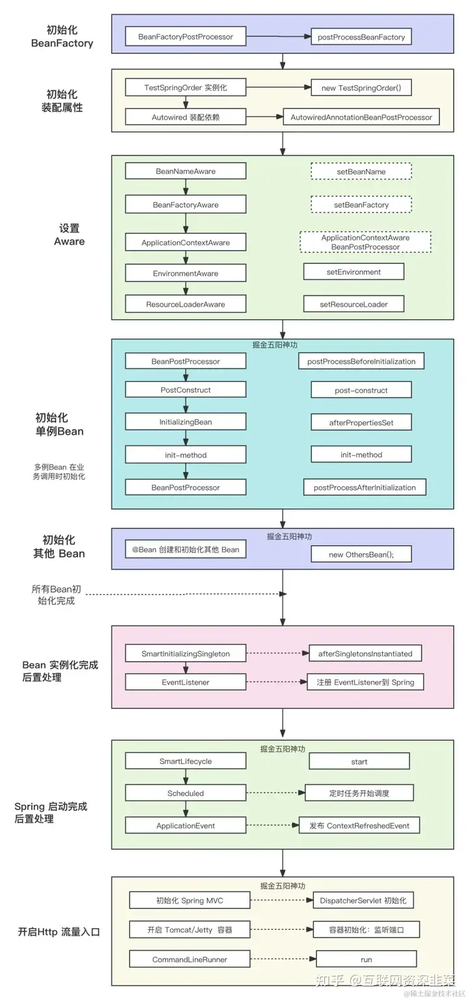
#> input picture nydia_tools/tools/utils/1.png, 468 x 1000 px, shrunk from 720 x 1539 before the run
$ python -i watermark_utils.py   (imports and definitions only)
#> lines starting #> are read from the running program, lines starting #| are printed output that depends on the picture; after the words box and inside, x2 and y2 are one past the last pixel; in counts of white or black regions, pixels touching at a corner belong together
"""
opencv-python 工具去除水印
"""

import cv2

class WaterMark:
    def __init__(self) -> None:
        pass
    def remove_watermark(self, image_path, output_path):
#> called with image_path = '1.png', output_path = 'out.png'
        print(">>> 开始去除水印 remove_watermark_with_inpaint <<<")
        # 读取图片
        img = cv2.imread(image_path)
#> img is the input picture: shape (1000, 468, 3); mean B, G, R 234, 236.4, 231.3

        # 转换为灰度图像
        gray = cv2.cvtColor(img, cv2.COLOR_BGR2GRAY)
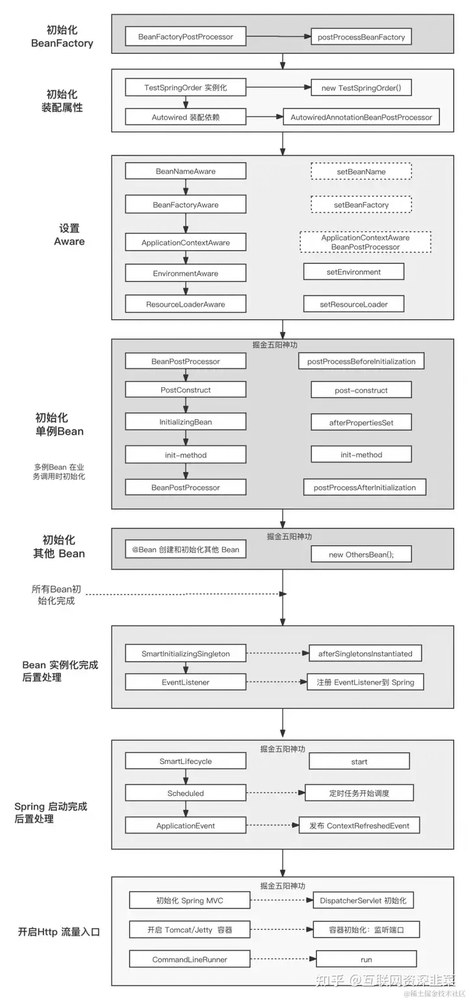
#> gray: shape (1000, 468); min 22, max 255, mean 234.6

        # 使用阈值分割找到水印区域
        _, thresh = cv2.threshold(gray, 150, 255, cv2.THRESH_BINARY_INV)
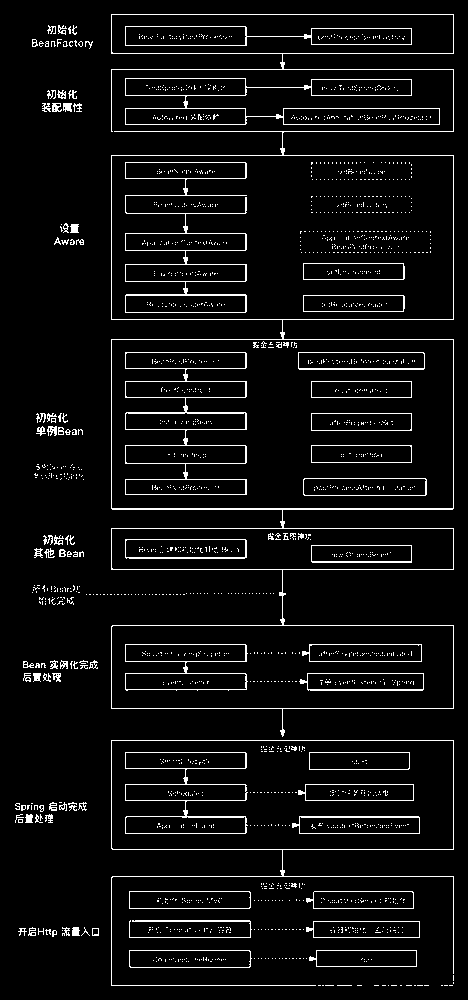
#> thresh: shape (1000, 468); 5.7% white in thin lines or dots

        # 寻找轮廓
        contours, _ = cv2.findContours(thresh, cv2.RETR_EXTERNAL, cv2.CHAIN_APPROX_SIMPLE)
#> contours = 374 contours, 335 with area under 20; largest, box (x1, y1, x2, y2) and area: (111, 14, 454, 737) 170102, (111, 740, 454, 986) 37298, (125, 78, 440, 125) 8128, (129, 950, 252, 968) 2056, (129, 891, 251, 909) 2056

        # 遍历每个轮廓并用背景填充
        for cnt in contours:
            x, y, w, h = cv2.boundingRect(cnt)
            # 扩大边界以确保完全覆盖水印
            x, y, w, h = x-10, y-10, w+20, h+20
            roi = img[y:y+h, x:x+w]
            # 使用均值颜色填充
            mean_color = [int(c) for c in cv2.mean(roi)[:3]]
            img[y:y+h, x:x+w] = mean_color
#> this loop made 374 passes
#> (cnt, x, y, w, h, mean_color) on passes 1 to 3: ([[449, 985], [452, 985]], 439, 975, 24, 21, [229, 232, 232]), ([[444, 985], [447, 985]], 434, 975, 24, 21, [227, 231, 231]), ([[441, 985], [442, 985]], 431, 975, 22, 21, [227, 231, 231])
#> pass 1, in remove_watermark, `roi = img[y:y+h, x:x+w]`:
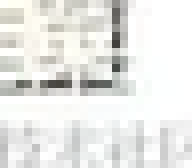
#> roi: shape (21, 24, 3) (shown 8 times larger); mean B, G, R 229.6, 232.5, 232.2
#> pass 2, in remove_watermark, `roi = img[y:y+h, x:x+w]`:
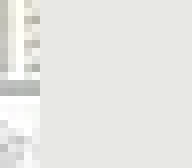
#> roi: shape (21, 24, 3) (shown 8 times larger); mean B, G, R 227.8, 231, 231
#> pass 3, in remove_watermark, `roi = img[y:y+h, x:x+w]`:
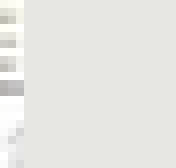
#> roi: shape (21, 22, 3) (shown 8 times larger); mean B, G, R 227.5, 231.4, 231.5
#> after the loop:
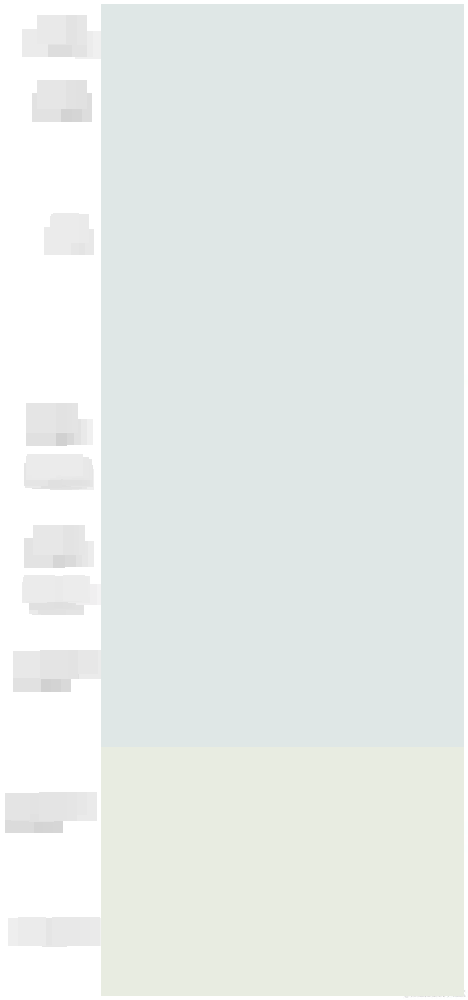
#> img: shape (1000, 468, 3); mean B, G, R 233.3, 236, 230.7
#> after the loop:
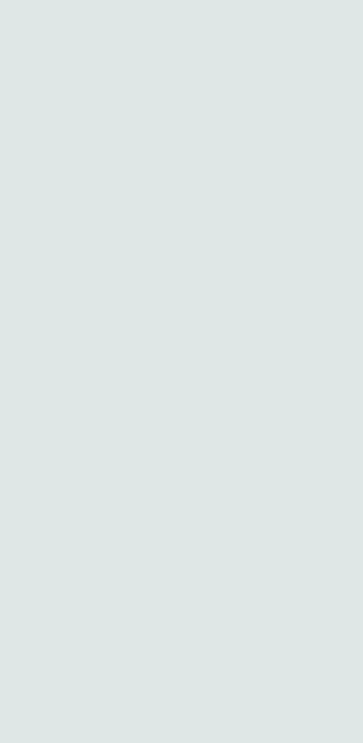
#> roi: shape (743, 363, 3); mean B, G, R 230, 231, 223

        # 保存结果
        cv2.imwrite(output_path, img)
        print(">>> 结束去除水印 remove_watermark_with_inpaint <<<")

watermark_util = WaterMark()
#watermark_util.remove_watermark('C:/temp/1.jpg','C:/temp/2.jpg')

>>> result = WaterMark().remove_watermark('1.png', 'out.png')
